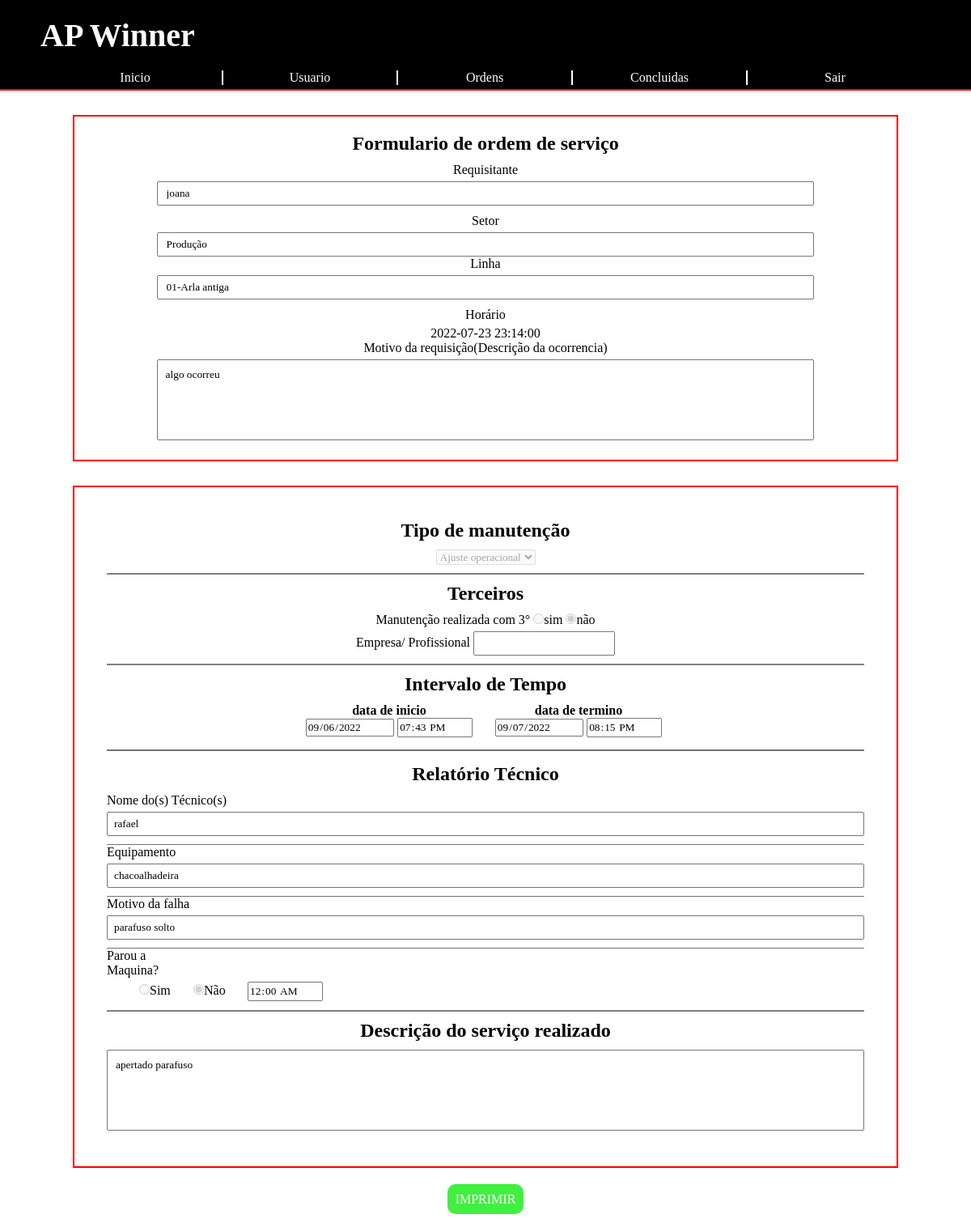
Screenshot of /ordem.php?id=7 with the database file from the repository.
### tables this page shows
CREATE TABLE `ordemservico` (
  `id` int(11) NOT NULL,
  `nomeRequisitante` varchar(80) NOT NULL,
  `setor` varchar(20) NOT NULL,
  `linhaProducao` varchar(40) DEFAULT NULL,
  `dataRequisicao` datetime NOT NULL,
  `tipoManutencao` varchar(20) NOT NULL,
  `nomeManutencao` varchar(50) NOT NULL,
  `dataInicio` datetime NOT NULL,
  `dataTermino` datetime NOT NULL,
  `parteProblema` varchar(50) NOT NULL,
  `motivoProblema` text NOT NULL,
  `descricaoRequisicao` text NOT NULL,
  `solucao` text NOT NULL,
  `tempo_parada` time NOT NULL,
  `nomeTerceiros` varchar(30) DEFAULT NULL,
  `concluido` int(1) NOT NULL DEFAULT 0
);

### php/mostrarTudo.php (the view, shortened to what this page needs)
<?php
    include 'config.php';
    $id = $_GET['id'];
    $sql = "SELECT * FROM `ordemservico` WHERE id = $id LIMIT 1";
    $result = mysqli_query($conn, $sql);
    $linha = mysqli_fetch_array($result);
    $dataI= explode(" ",$linha['dataInicio']);
    $dataT= explode(" ",$linha['dataTermino']);
?>
<div class="OS">
<form class="relatorio" method="POST" action="php/edita_requisicao.php">
        <div class="Tipo_manutencao">
            <h2>Tipo de manutenção</h2>
            <select name="tipo_manutencao[]" disabled>
                <option value="Ajuste operacional" <?php $linha['tipoManutencao']=='Ajuste operacional'?print('selected'):print('');?>>Ajuste operacional</option>
            </select>
        </div>
        <div class="terceiros">
            <h2>Terceiros</h2>
                <div>
                    <label>Manutenção realizada com 3°</label>
                    <input type="radio" value="sim_t" name="opt" disabled <?php $linha['nomeTerceiros']!=""?print'checked':''?>><label>sim</label>
                    <input type="radio" value="nao_t" name="opt" disabled <?php $linha['nomeTerceiros']==""?print'checked':''?>><label>não</label>
                </div>
                <div>
                    <label>Empresa/ Profissional</label>
                    <input type="text" name="terceiros" value="<?php echo $linha['nomeTerceiros']?>" readonly>
                </div>
        </div>
        <div class="tempoRequisicao">
            <h2>Intervalo de Tempo</h2>
            <div>
                <h4>data de inicio</h4>
                <input type="date" name="dataInicio" value="<?php echo($dataI[0])?>" readonly>
                <input type="time" name="horaInicio" value="<?php echo($dataI[1])?>" readonly>
            </div>
            <div>
                <h4>data de termino</h4>
                <input type="date" name="dataTermino" value="<?php echo($dataT[0])?>" readonly>
                <input type="time" name="horaTermino" value="<?php echo($dataT[1])?>" readonly>
            </div>
		</div>
        <div class="relatorio_tecnico">
            <h2>Relatório Técnico</h2>
            <div class="topico">
                <label>Nome do(s) Técnico(s)</label>
                <input type="text" name="nome_funcionario" value="<?php echo $linha['nomeManutencao']?>" readonly>
            </div>
            <div class="topico">
                <label>Equipamento</label>
                <input type="text" name="equipamento" value="<?php echo $linha['parteProblema']?>" readonly>
            </div>
            <div class="topico">
                <label>Motivo da falha</label>
                <input type="text" name="motivo_falha" value="<?php echo $linha['motivoProblema']?>" readonly>
            </div>
            <div class="parada_maquina">
                <label>Parou a Maquina?</label>
                <div class="conteiner-parada">
                    <input type="radio" value="sim_p" name="h_parada" disabled <?php $linha['tempo_parada']!="00:00:00"?print'checked':''?>><label>Sim</label >
                    <input type="radio" value="nao_p" name="h_parada" disabled <?php $linha['tempo_parada']=="00:00:00"?print'checked':''?>><label>Não</label >
                    <input type="time" name="tempo_parada" value="<?php echo $linha['tempo_parada']?>" readonly>
                </div>
            </div>
        </div>
        <div class="descricao-servico">
            <h2>Descrição do serviço realizado</h2>
            <textarea placeholder="digite aqui..." name="solucao" readonly><?php echo $linha['solucao']?></textarea>
        </div>
    </form>
</div>

### php/mostra_dados_req.php (shortened to what this page needs)
<?php
    include 'config.php';
    $id = $_GET['id'];
    $sql = "SELECT * FROM `ordemservico` WHERE id = $id LIMIT 1";
    $result = mysqli_query($conn, $sql);
    $linha = mysqli_fetch_array($result);
?>
	<section class="requisitante">
		<form>
			<h2>Formulario de ordem de serviço</h2>
			<div class="setor">
				<div><label>Requisitante</label></div>
				<div><input type="text" name="nome" value="<?php echo $linha['nomeRequisitante']?>" readonly></div>
			</div>
			<div class="setor">
				<div><label>Setor</label></div>
				<div><input type="text" name="nome" value="<?php echo $linha['setor']?>" readonly></div>
				<div><label>Linha</label></div>
				<div><input type="text" name="nome" value="<?php echo $linha['linhaProducao']?>" readonly></div>
			</div>
            <div>
                <div><label>Horário</label></div>
                <div><?php echo $linha['dataRequisicao']?></div>
            </div>
			<div class="setor">
				<div><label>Motivo da requisição(Descrição da ocorrencia)</label></div>
				<div><textarea name="descricao" id="descricao" readonly><?php echo $linha['descricaoRequisicao']?></textarea></div>
			</div>
		</form>
	</section>

### css/style.css (style rules this page uses)
* { margin:0; padding:0; font-family: calibri; box-sizing: border-box; }
form { box-sizing: border-box; width:85%; margin: 20px auto; text-align: center; border: 2px solid red; padding-top: 20px; padding-bottom: 10px; }
form h2 { padding-bottom: 10px; }
form .setor, form .data { padding-bottom: 10px; }
form label { display: inline-block; padding-bottom: 5px; }
form input[type=text][name=nome] { width: 80%; height: 30px; box-sizing: border-box; padding: 10px; }
form textarea { width: 80%; height: 100px; box-sizing: border-box; padding: 10px; resize: none; }
section.requisitante { width: 100%; max-width: 1280px; margin: 30px auto; }
.OS { width: 100%; max-width: 1280px; margin: 30px auto; }
form.relatorio { padding: 40px; }
.OS .Tipo_manutencao, .terceiros, .relatorio_tecnico { margin-bottom: 10px; padding-bottom: 10px; border-bottom: 2px solid gray; }
.terceiros input[type=text] { height: 30px; line-height: 30px; padding-left: 7px; }
.relatorio_tecnico h2 { text-align: center; }
.relatorio_tecnico { text-align: left; }
.relatorio_tecnico label { width: 150px; }
.parada_maquina label { width: 50px; }
.relatorio_tecnico input[type=text] { width: 100%; height: 30px; line-height: 30px; padding-left: 7px; }
.topico { padding-bottom: 10px; border-bottom: 1px solid rgb(114, 114, 114); }
.relatorio_tecnico .conteiner-parada { padding: 0 40px; }
.OS textarea { width: 100%; }
.tempoRequisicao { padding-bottom: 15px; margin-bottom:15px; border-bottom: 2px solid rgb(114, 114, 114); }
.tempoRequisicao > div { width: 25%; text-align: center; display: inline-block; margin-left: -4px; }

### rows the page displays
ordemservico: nome "joana", nome "Produção", nome "01-Arla antiga", dataRequisicao "2022-07-23 23:14:00", descricao "algo ocorreu", dataInicio "09/06/2022", horaInicio "19:43:00", dataTermino "09/07/2022", horaTermino "20:15:00", nome_funcionario "rafael", equipamento "chacoalhadeira", motivo_falha "parafuso solto", tempo_parada "00:00:00", solucao "apertado parafuso"
